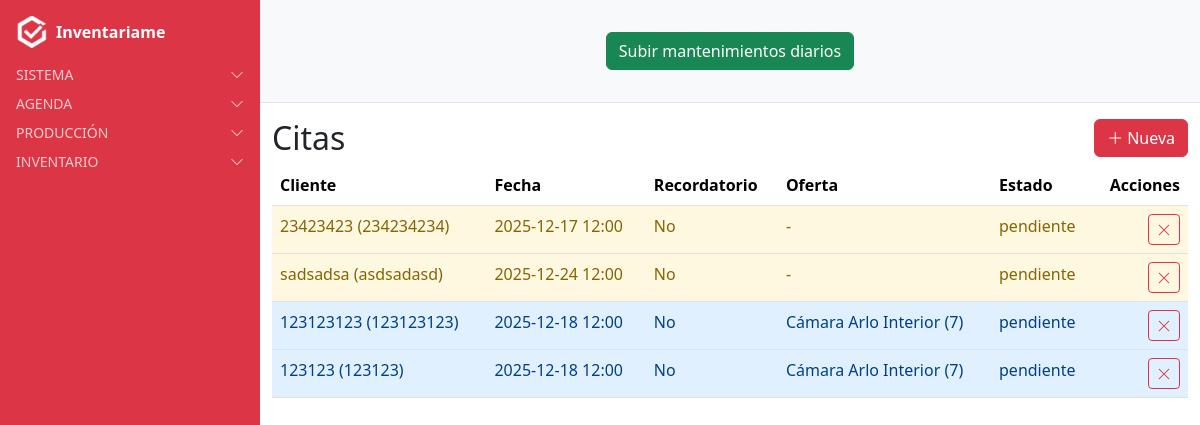
/citas/ (signed in), run on an earlier commit of the app's database.
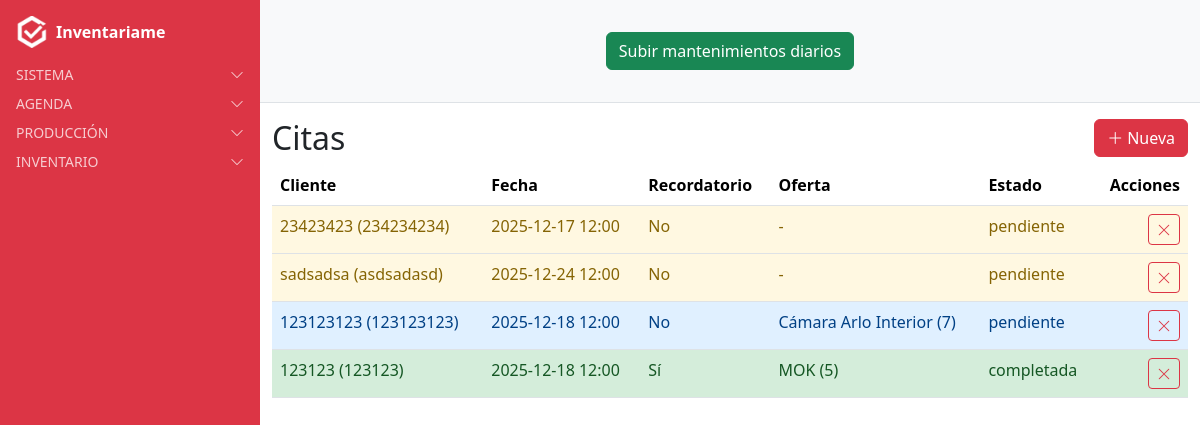
And on a later commit of the database.
### citas/models.py (models this page shows, shortened)
class Cita(models.Model):
    ESTADOS = [
        ("pendiente", "Pendiente"),
        ("completada", "Completada"),
    ]
    cliente = models.ForeignKey(Cliente, on_delete=models.CASCADE, related_name='citas')
    usuario = models.ForeignKey(User, on_delete=models.CASCADE, related_name='citas')
    fecha = models.DateTimeField()
    recordatorio = models.BooleanField(default=False,blank=True)
    oferta = models.ForeignKey(Oferta, on_delete=models.SET_NULL, null=True, blank=True, related_name='citas')
    estado = models.CharField(max_length=20, choices=ESTADOS, default="pendiente",blank=True)
    numero_instalacion = models.IntegerField(default=0)  # NUEVO CAMPO
    observaciones = models.TextField(blank=True, null=True)
    class Meta:
        verbose_name = "Cita"
        verbose_name_plural = "Citas"

### clientes/models.py (models this page shows)
class Cliente(models.Model):
    nombre = models.CharField(max_length=200)
    telefono = models.CharField(max_length=20, blank=True, null=True)  # NUEVO CAMPO
    direccion = models.ForeignKey(
        Address,
        on_delete=models.SET_NULL,
        null=True,
        blank=True,
        related_name="clientes_principal"
    )
    usuario = models.ForeignKey(
        User,
        on_delete=models.CASCADE,
        related_name="clientes",
        null=True,  # permite nulos en registros antiguos
        blank=True  # permite dejarlo vacío en formularios
    )
    class Meta:
        verbose_name = "Cliente"
        verbose_name_plural = "Clientes"
    def __str__(self):
        return f"{self.nombre} ({self.telefono or 'sin teléfono'})"

### oferta/models.py (models this page shows, shortened)
class Oferta(models.Model):
    nombre = models.CharField(max_length=150)
    referencia = models.ForeignKey(
        Referencia,
        on_delete=models.CASCADE,
        related_name="ofertas",
        default=1
    )
    valor = models.IntegerField(
        choices=[(3, "0 + 3"), (4, "0 + 4"), (5, "0 + 5"), (7, "0 + 7"), (10, "0 + 10")],
        help_text="Selecciona uno de los valores permitidos"
    )
    class Meta:
        verbose_name = "Oferta"
        verbose_name_plural = "Ofertas"
        ordering = ["nombre"]

### citas/views.py (the view)
# urls.py: path('', CitaListView.as_view(), name='cita_list'),
class CitaListView(LoginRequiredMixin, ListView):
    model = Cita
    template_name = "citas/citas_list.html"
    context_object_name = "object_list"
    def get_queryset(self):
        return Cita.objects.filter(usuario=self.request.user).select_related("cliente", "oferta")

### users/context_processors.py (called while the page is built)
def alertas_processor(request):
    if not request.user.is_authenticated:
        return {}
    ahora = timezone.now()
    proximas_con_recordatorio = Cita.objects.filter(
        usuario=request.user, recordatorio=True,
        fecha__gte=ahora, fecha__lte=ahora + timedelta(days=1)
    )
    if proximas_con_recordatorio.exists():
        return {"alertas": f"Tienes {proximas_con_recordatorio.count()} cita(s) con recordatorio en 24h"}
    return {}

### citas/templates/citas/citas_list.html
{% extends "base.html" %}
{% load tz %}
{% block content_authenticated %}
{% now "Y-m-d" as today %}
<div class="d-flex align-items-center justify-content-between mb-2">
  <h2 class="mb-0">Citas</h2>
  <a class="btn btn-danger" href="{% url 'cita_create_card' %}">
    <i class="bi bi-plus-lg me-1"></i>Nueva
  </a>
</div>
<table class="table table-hover">
  <thead>
    <tr>
      <th>Cliente</th>
      <th>Fecha</th>
      <th>Recordatorio</th>
      <th>Oferta</th>
      <th>Estado</th>
      <th class="text-end">Acciones</th>
    </tr>
  </thead>
  <tbody>
    {% for obj in object_list %}
    {% with cita_dia=obj.fecha|localtime|date:"Y-m-d" estado=obj.estado|lower %}
    <tr class="cita-row
      {% if estado == 'pendiente' and cita_dia == today %}
        cita-hoy cita-pendiente
      {% elif estado == 'pendiente' %}
        cita-pendiente
      {% elif estado == 'completada' %}
        cita-completada
      {% endif %}"
      onclick="window.location.href='{% url 'cita_detail' obj.pk %}'">
      <td>{{ obj.cliente }}</td>
      <td>{{ obj.fecha|localtime|date:"Y-m-d H:i" }}</td>
      <td>{{ obj.recordatorio|yesno:"Sí,No" }}</td>
      <td>
        {% if obj.oferta %}
          {{ obj.oferta.nombre }} ({{ obj.oferta.valor }})
        {% else %}
          -
        {% endif %}
      </td>
      <td>{{ obj.estado|default:"-" }}</td>
      <td class="text-end">
        <a href="{% url 'cita_delete' obj.pk %}" class="btn btn-sm btn-outline-danger" title="Eliminar">
          <i class="bi bi-x-lg"></i>
        </a>
      </td>
    </tr>
    {% endwith %}
    {% empty %}
    <tr><td colspan="6">Sin registros</td></tr>
    {% endfor %}
  </tbody>
</table>
{% endblock %}

What changed in the data, as far as the page shows it:
changed Cita: recordatorio "No" → "Sí"; oferta.nombre "Cámara Arlo Interior" → "MOK"; oferta.valor "7" → "5"; estado "pendiente" → "completada"
